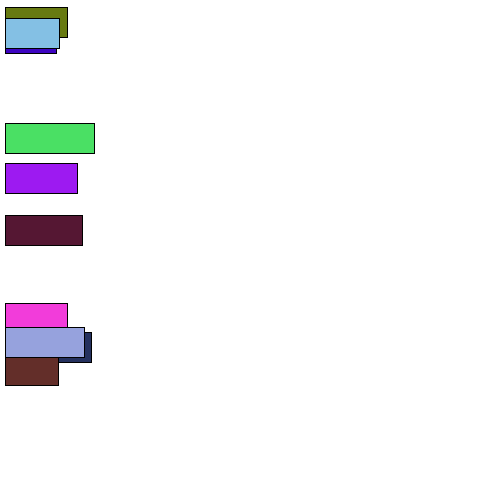
Frame 1 (no input)
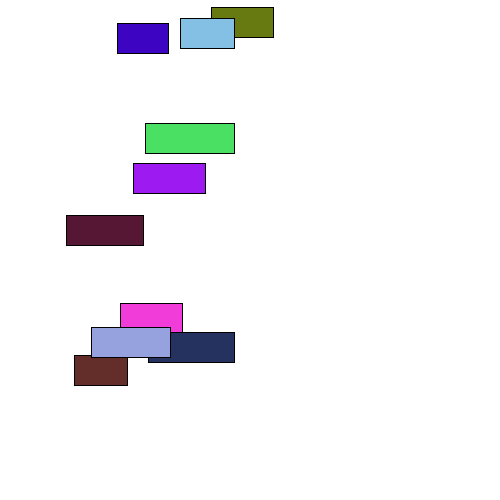
Frame 60 (the mouse pressed at the canvas centre just before this capture)
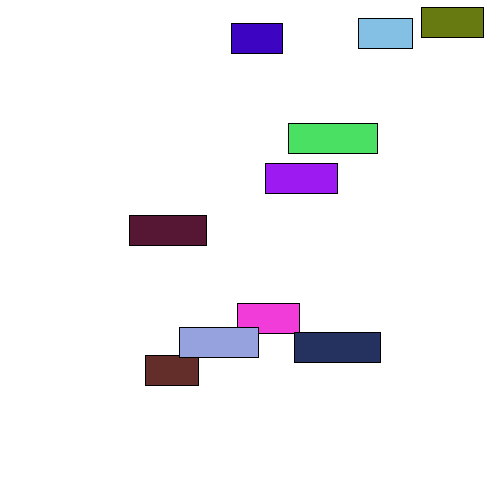
Frame 120 (the mouse held since frame 60 and released just before this capture)

The Processing sketch that drew these frames (run headless with seeded random() and noise(); from frame 60 on, the mouse is pressed at the canvas centre):

// Processing sketch: provaOggetti002
// ── provaOggetti002.pde
rettangolino[] gruppo;

void setup(){
  size(500,500);
  gruppo = new rettangolino[10];
  for(int i=0;i<10;i++){
    gruppo[i] = new rettangolino(5,30);
  }
}

void draw(){
  background(255);
  for(int i=0;i<10;i++){
    gruppo[i].disegna();
    gruppo[i].sposta();
  }
}

// ── rettangolino.pde
class rettangolino{
  int altezza;
  int larghezza;
  float posizionex;
  int posizioney;
  float velocita;
  color colore;
  
  rettangolino(int parametro_posizione_x,int parametro_altezza){
    posizionex = parametro_posizione_x;
    posizioney = int(random(0,height-30));
    altezza = parametro_altezza;
    larghezza = int(random(50,100));
    colore = color(random(255),random(255),random(255));
    velocita = random(1,4);
  }

  void disegna(){
    fill(colore);
    rect(posizionex,posizioney,larghezza,altezza);
  }
  
  void sposta(){
    posizionex+=velocita;
  }

}
